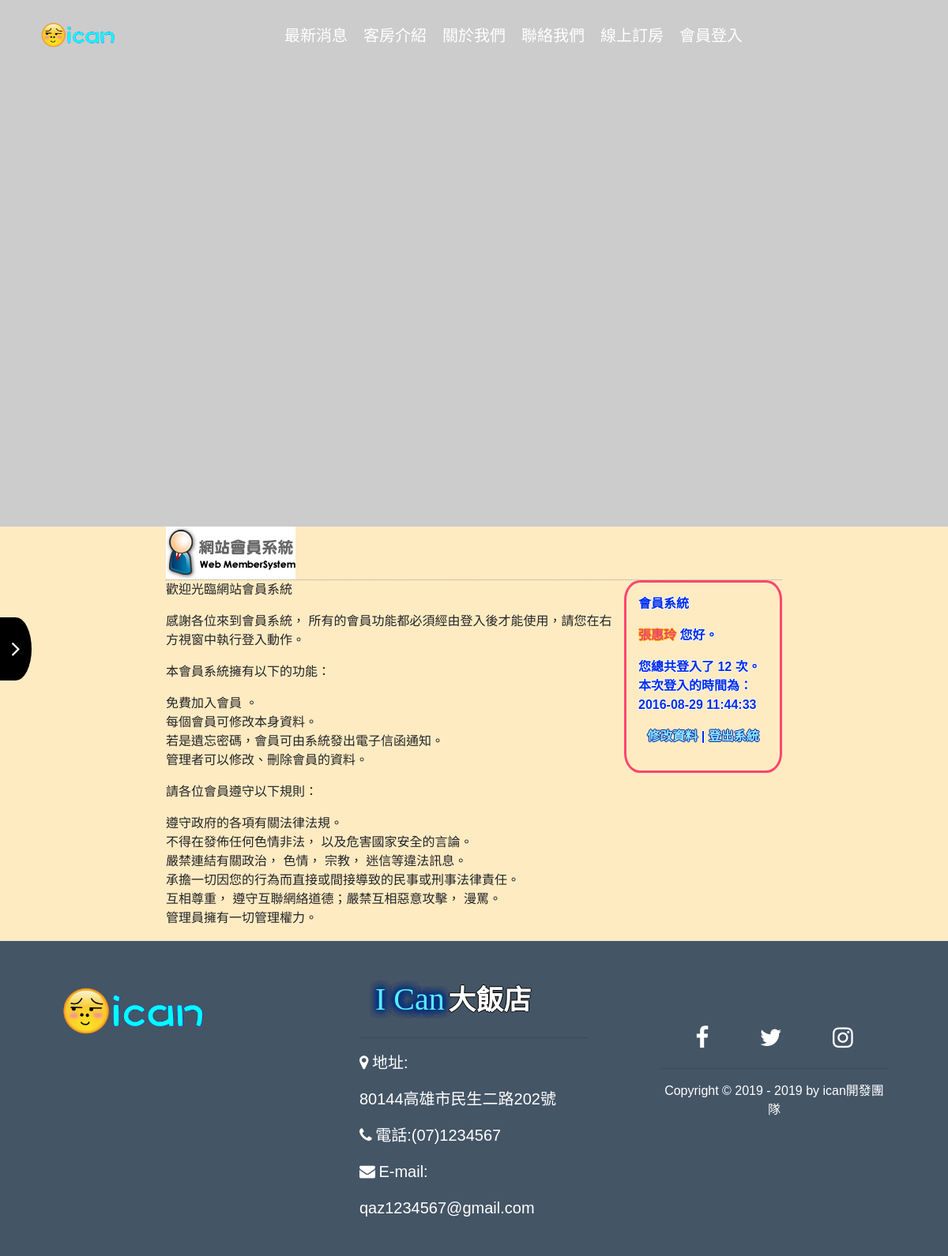
/member.php (signed in), run on an earlier commit of the app's database.
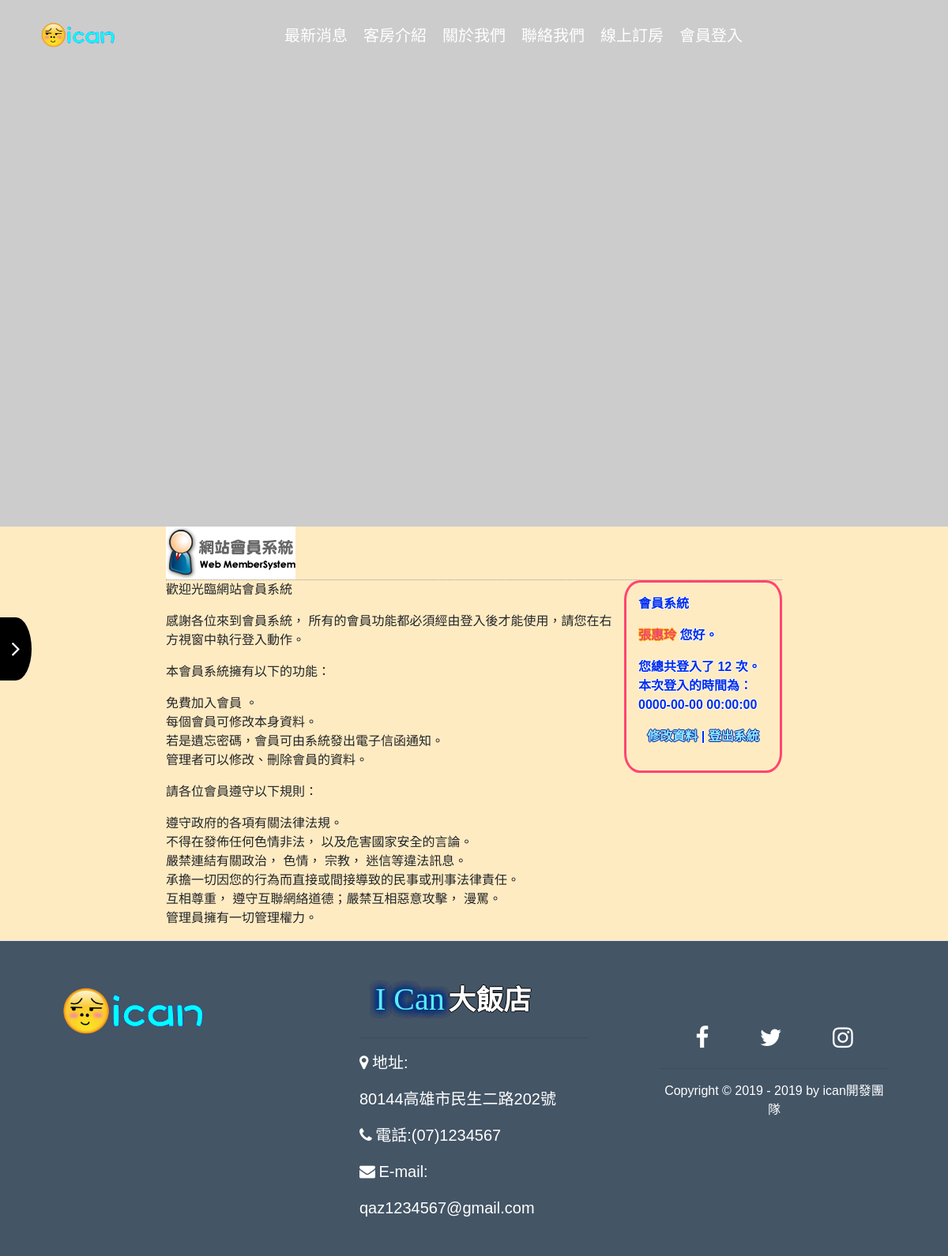
And on a later commit of the database.
### tables this page shows
CREATE TABLE `memberdata` (
  `m_id` int(10) NOT NULL,
  `m_name` varchar(20) NOT NULL,
  `m_username` varchar(20) NOT NULL,
  `m_passwd` varchar(100) NOT NULL,
  `m_sex` enum('男','女') NOT NULL,
  `m_birthday` date DEFAULT NULL,
  `m_email` varchar(100) DEFAULT NULL,
  `m_phone` varchar(100) DEFAULT NULL,
  `m_address` varchar(100) DEFAULT NULL,
  `m_level` enum('admin','member') NOT NULL DEFAULT 'member',
  `m_login` int(11) UNSIGNED NOT NULL DEFAULT 0,
  `m_logintime` datetime DEFAULT NULL,
  `m_jointime` datetime NOT NULL
);

### member.php (the view, shortened to what this page needs)
<?php
require_once("connMysql.php");
$query_RecMember = "SELECT * FROM memberdata WHERE m_username = '{$_SESSION["loginMember"]}'";
$RecMember = $db_link->query($query_RecMember);
$row_RecMember=$RecMember->fetch_assoc();
?>
<!DOCTYPE html>
<html lang="zh-tw">
<head>
    <link href="font-awesome-4.7.0/css/font-awesome.min.css" rel="stylesheet" />
    <link href="css/bootstrap.min.css" rel="stylesheet" />
    <link href="css/ican.css" rel="stylesheet" />
</head>
<body>
    <?php
    include("layouts/header.php");
    ?>
<div class="adminsidebar">
    <div class="side-menu">
        <label for="showsidebar">
            <i class="fa fa-angle-right"></i>
        </label>
    </div>
</div>
  <div class="membercontent">
<table width="780" border="0" align="center" cellpadding="4" cellspacing="0">
  <tr>
    <td class="tdbline"><img src="images/mlogo.png" alt="會員系統" width="164" height="67"></td>
  </tr>
  <tr>
    <td class="tdbline"><table width="100%" border="0" cellspacing="0" cellpadding="10">
      <tr valign="top">
        <td class="tdrline"><p class="title">歡迎光臨網站會員系統</p>
          <p>感謝各位來到會員系統， 所有的會員功能都必須經由登入後才能使用，請您在右方視窗中執行登入動作。</p>
          <p class="heading"> 本會員系統擁有以下的功能：</p>
          <ol>
            <li>免費加入會員 。</li>
            <li>每個會員可修改本身資料。</li>
            <li>若是遺忘密碼，會員可由系統發出電子信函通知。</li>
            <li>管理者可以修改、刪除會員的資料。</li>
          </ol>
          <p class="heading">請各位會員遵守以下規則： </p>
          <ol>
            <li> 遵守政府的各項有關法律法規。</li>
            <li> 不得在發佈任何色情非法， 以及危害國家安全的言論。</li>
            <li>嚴禁連結有關政治， 色情， 宗教， 迷信等違法訊息。</li>
            <li> 承擔一切因您的行為而直接或間接導致的民事或刑事法律責任。</li>
            <li> 互相尊重， 遵守互聯網絡道德；嚴禁互相惡意攻擊， 漫罵。</li>
            <li> 管理員擁有一切管理權力。</li>
          </ol></td>
        <td width="200">
<div class="regbox">
          <p class="heading"><strong>會員系統</strong></p>
            <p><strong><?php echo "<font id='usernamestyle'>".$row_RecMember["m_name"]."</font>";?></strong> 您好。</p>
            <p>您總共登入了 <?php echo $row_RecMember["m_login"];?> 次。<br>
            本次登入的時間為：<br>
            <?php echo $row_RecMember["m_logintime"];?></p>
            <p align="center"><a href="member_update.php">修改資料</a> | <a href="?logout=true">登出系統</a></p>
</div>
        <div class="boxbl"></div><div class="boxbr"></div></td>
      </tr>
    </table></td>
  </tr>
</table>
  </div>
    <?php
    include("layouts/footer.php");
    ?>
</body>
</html>

### layouts/header.php (shortened to what this page needs)
<header>
    <div id="carouselExampleSlidesOnly" class="carousel slide" data-ride="carousel">
        <div class="carousel-inner">
            <div class="carousel-item active">
                <img src="https://picsum.photos/900/500/?random=1" class="d-block w-100" alt="...">
            </div>
        </div>
    </div>
    <div class="header-menu">
        <div class="container">
            <div class="logo">
                <img src="images/logo.png">
            </div>
            <div class="menu">
                <a href="#">最新消息</a>
                <a href="room.php">客房介紹</a>
                <a href="about.php">關於我們</a>
                <a href="#">聯絡我們</a>
                <a href="#">線上訂房</a>
                <a href="login.php">會員登入</a>
            </div>
        </div>
    </div>
</header>

### layouts/footer.php (shortened to what this page needs)
<footer>
    <div class="container">
    <div class="row justify-content-start">
        <div class="logo  col-sm">
            <div class="logo-img">
                <img src="images/logo.png"><br>
            </div>
        </div>
        <div class="contact-info  col-sm">
            <div class="logo-font">
                <h3 id="ican-logo">I Can</h3>
                <h4 id="hotel-logo">大飯店</h4>
            </div>
            <hr size="1">
            <div class="item">
                <i class="fa fa-map-marker" aria-hidden="true"></i>
                <p>地址:</p><p>80144高雄市民生二路202號</p>
            </div>
            <div class="item">
                <i class="fa fa-phone" aria-hidden="true"></i>
                <p>電話:</p><p>(07)1234567</p>
            </div>
            <div class="item">
                <i class="fa fa-envelope" aria-hidden="true"></i>
                <p>E-mail:</p><p>qaz1234567@gmail.com</p>
            </div>
        </div>
        <div class="social-link  col-sm">
            <a href="#"><i class="fa fa-facebook" aria-hidden="true"></i></a>
            <a href="#"><i class="fa fa-twitter" aria-hidden="true"></i></a>
            <a href="#"><i class="fa fa-instagram" aria-hidden="true"></i></a>
            <div class="item">
                <hr size="1">
                <p>Copyright © 2019 - <?php echo date("Y")?> by ican開發團隊</p>
            </div>
        </div>
    </div>
    </div>
</footer>

### css/ican.css (style rules this page uses)
* { padding: 0; font-family: 'Noto Sans TC', sans-serif; list-style: none; }
body { background-color: #FFEBC2; transition: transform .5 ease; }
.header-menu { position: fixed; top:0; left: 0; right: 0; transition: 1s; z-index: 1; }
.header-menu .container { display: flex; justify-content:space-evenly; padding: 20px; align-items: center; }
.header-menu .logo { width: 100px; }
.header-menu .logo img { width: 100%; }
.header-menu .menu { display: flex; margin: auto; }
.header-menu .menu a { color: #fff; text-decoration: none; font-size: 23px; padding: 20px; font-weight: 500; transition: 1s; }
#ican-logo { font-size: 40px; color: #5aecf7; display: inline-block; font-family: 'Lobster', cursive; text-shadow: 0px 0px 10px #053183, 0px 0px 10px #053183, 0px 0px 10px #053183, 0px 0px 10px #053183, 0px 0px 10px #053183, 0px 0px 10px #053183, 0px 0px 10px #053183; }
#hotel-logo { font-size: 35px; color: #fff; display: inline-block; font-weight: 700; text-shadow: -1px 0 #000, 0 1px #000, 1px 0 #000, 0 -1px #000; }
footer { color: #fff; text-align: center; background-color: #456; border-top: .05rem solid #e5e5e5; }
footer .logo { text-align: left; padding-bottom: 50px; margin: 50px 30px 30px 30px; }
footer .logo-img { width: 12rem; display: inline-block; }
footer .logo-img img { width: 100%; vertical-align: middle; }
footer .logo-font { display: inline-block; padding: 0 20px; }
footer .logo-font h3 { font-size: 40px; color: #5aecf7; display: inline-block; font-family: 'Lobster', cursive; text-shadow: 0px 0px 10px #053183, 0px 0px 10px #053183, 0px 0px 10px #053183, 0px 0px 10px #053183, 0px 0px 10px #053183, 0px 0px 10px #053183, 0px 0px 10px #053183; }
footer .logo-font h4 { font-size: 35px; color: #fff; display: inline-block; font-weight: 700; }
.contact-info { margin: 50px 30px 30px 30px; text-align: left; }
.contact-info i { display: inline-block; color: #fff; font-size: 20px; }
.contact-info p { display: inline-block; font-size: 20px; }
.social-link { padding-top: 50px; padding-bottom: 50px; margin: 50px 30px 30px 30px; }
.social-link a { color: #fff; font-size: 30px; padding: 5px 10px; margin: 20px; text-decoration: none; }
.regbox { border: 3px solid #ff4570; border-radius: 10%; color: #ff8fcb; text-shadow: -1px 0 #ff0000, 0 1px #ff0000, 1px 0 #ff0000, 0 -1px #ff0000; font-weight: bold; padding: 100px; width: 100%; max-width: 330px; padding: 15px; margin: auto; background-color: #FFEBC2; }
.regbox p a { color: #8fe9ff; text-shadow: -1px 0 #0020a1, 0 1px #0020a1, 1px 0 #0020a1, 0 -1px #0020a1; }
.regbox p { color: #002eed; text-shadow: -1px 0 #fff, 0 1px #fff, 1px 0 #fff, 0 -1px #fff; }
.tdbline { border-bottom-width: 1px; border-bottom-style: dotted; border-bottom-color: #999999; }
.adminsidebar { position: absolute; top:-30; bottom:50; }
.side-menu { width: 300px; height: 100%; padding: 50px 0; box-sizing: border-box; background-image: linear-gradient(0deg,#3381b0,#fff); display: flex; flex-direction: column; position: relative; transform: translateX(-100%); transition: .3s; z-index: 1; }
.side-menu label { position: absolute; width: 40px; height: 80px; background-color: #000; color: #fff; right: -40px; top:0; bottom:0; margin: auto; line-height: 80px; text-align: center; font-size: 30px; border-radius: 0 100% 100% 0; }
font#usernamestyle { color: #ef4370; text-shadow: -1px 0 #ffc107, 0 1px #ffc107, 1px 0 #ffc107, 0 -1px #ffc107; }
@media screen and (max-width: 1200px) { .header-menu .menu a { font-size: 20px; padding: 10px; } }

What changed in the data, as far as the page shows it:
changed memberdata "張惠玲": m_logintime "2016-08-29 11:44:33" → "0000-00-00 00:00:00"
